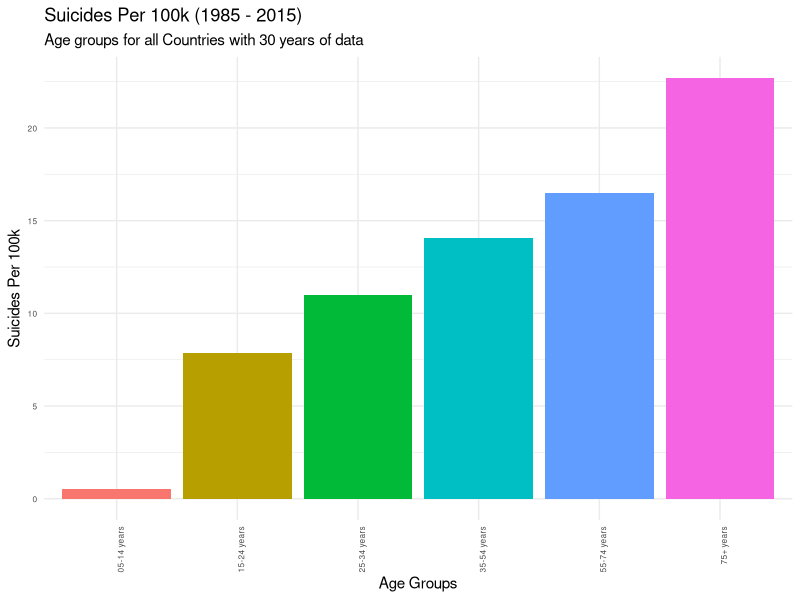
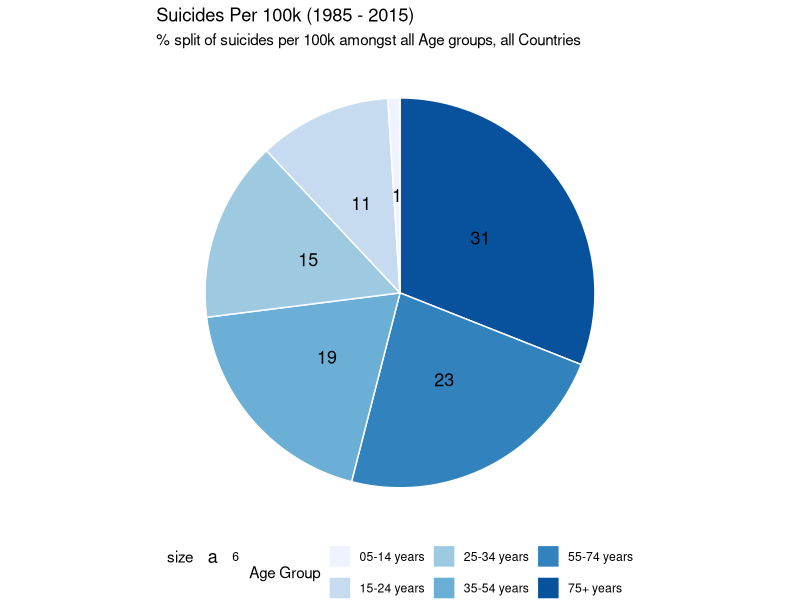
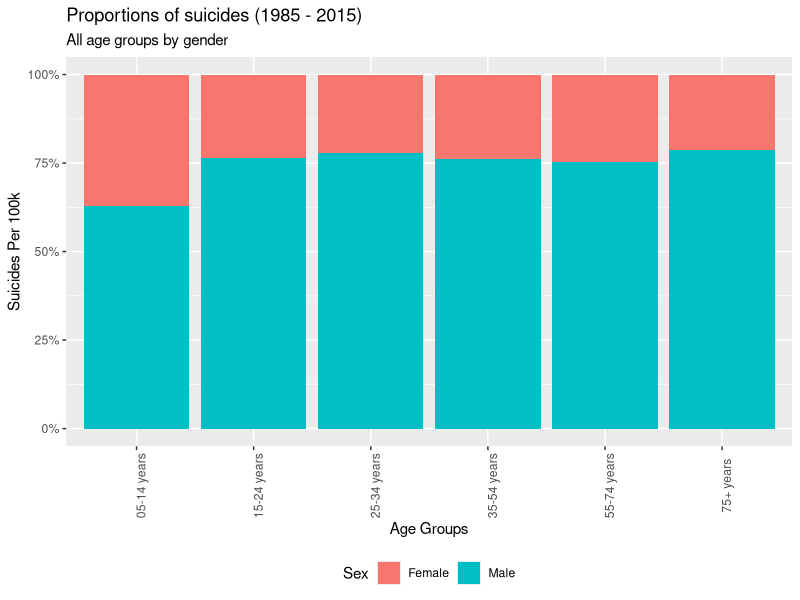
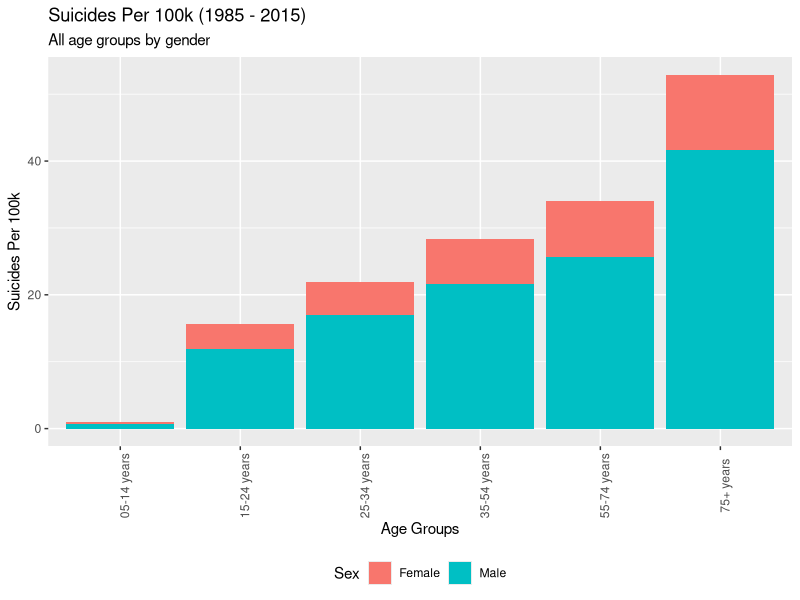
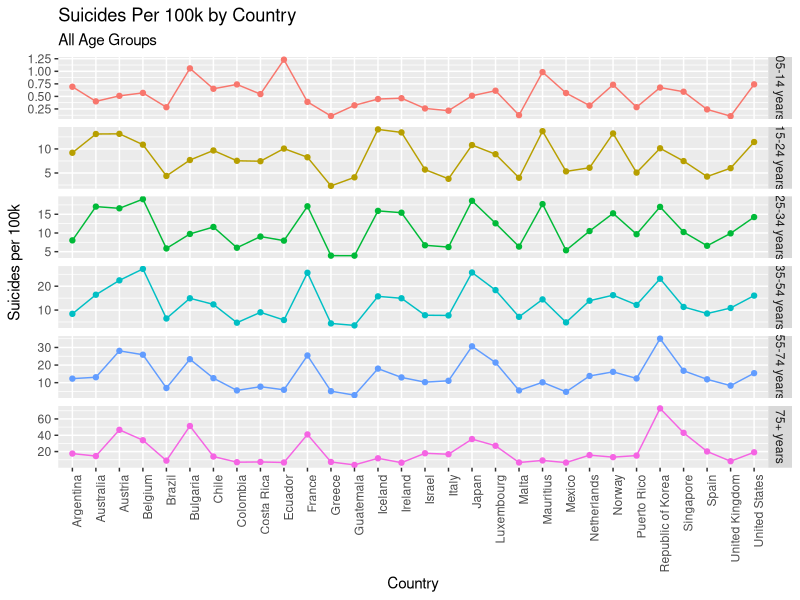
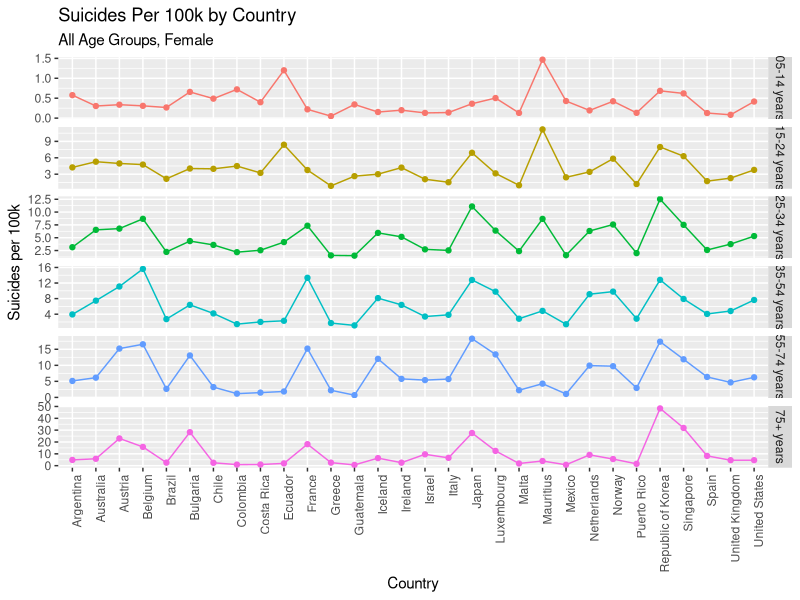
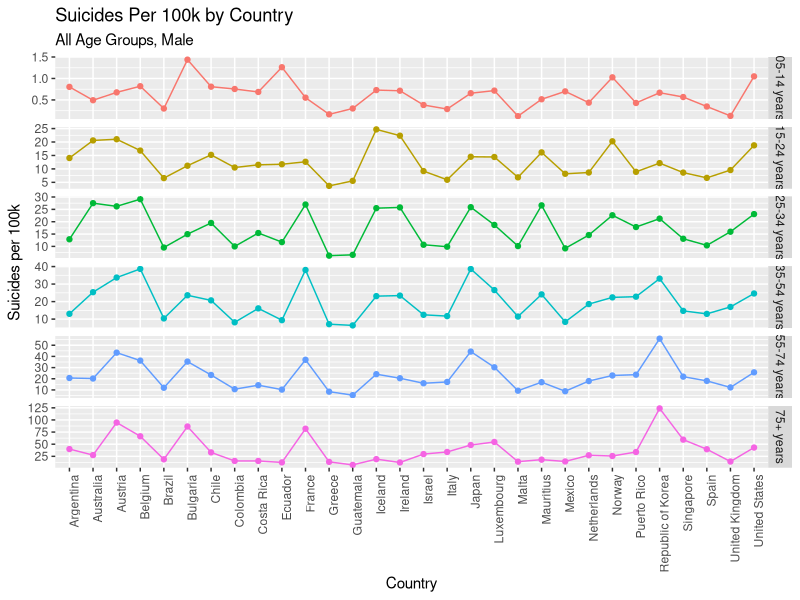
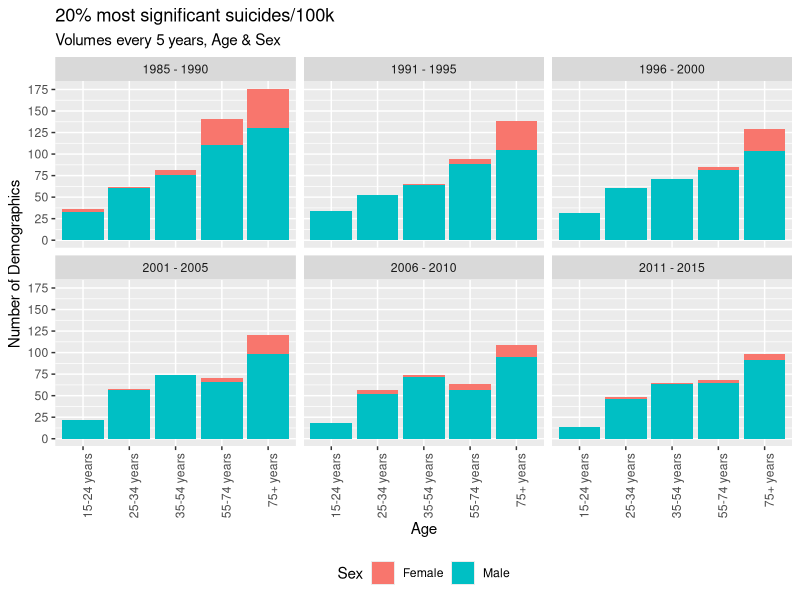

The R script that drew these images, in order:
## Author: Team 49
## Members: rs20acs@herts.ac.uk, pj18aan@herts.ac.uk, vs18abb@herts.ac.uk, dr18abc@herts.ac.uk, zm20abu@herts.ac.uk
## University of Hertfordshire

## References:  
## [1] https://github.com/justmarkham/dplyr-tutorial/blob/master/dplyr-tutorial-2.Rmd#L141

## Load libraries
library(readr) # to load the csv file
library(tidyverse)
## This part of the program loads the kaggle suicide dataset and cleaning.

## Import Suicide Dataset CSV
suicide_dataset <- read.csv("suicide_dataset.csv") ## 27820 observations
raw_data <- suicide_dataset
## Ignore year 2016 as there are not enough observations.Not all countries have
## suicides reported for the year 2016
## Count rows matching year 2016. 160 rows will be removed as part of this step
### View (df %>%
### filter(year == 2016) %>% 
### summarise(cnt = n()))
suicide_dataset <- suicide_dataset %>%
  filter(year != 2016) ## 27660 observation

## Remove any country with less than 30 years of data. This will result in
## 11076 observations and a total of 30 countries with more than 30 years of data.

suicide_dataset<- suicide_dataset %>%
  group_by(country) %>%
  add_tally() %>%
  filter(n >= 360)

## Rename suicide_dataset columns
names(suicide_dataset)[7] <- "SuicidePer100k"
names(suicide_dataset)[8] <- "CountryYear"
names(suicide_dataset)[9] <- "HDI4Year"
names(suicide_dataset)[10] <- "GDP4Year"
names(suicide_dataset)[11] <- "GDPPerCapita"

## Update 5-14 years data with 05-14 years as it causes issues in plotting
suicide_dataset$age[suicide_dataset$age == "5-14 years"] <- "05-14 years"
suicide_dataset$sex[suicide_dataset$sex == "male"] <- "Male"
suicide_dataset$sex[suicide_dataset$sex == "female"] <- "Female"
#View(suicide_dataset)

## Remove GDP and HDI columns as HDI has very few value and we are not interested
## in GDP data
suicide_dataset <- suicide_dataset %>% select(-HDI4Year, 
                                              -GDP4Year, 
                                              -GDPPerCapita, 
                                              -generation,
                                              -n) #this column is added as part of filtering number of years of data

## Calculate global average number of suicides considering countries with  
## 30 years of data  
global_average <- (sum(as.numeric(suicide_dataset$suicides_no)) / 
                  sum(as.numeric(suicide_dataset$population))) * 100000

## Calculate average suicides in Male
suicide_dataset_male <- filter(suicide_dataset, sex == "Male") # 5538 observations
global_average_male <- (sum(as.numeric(suicide_dataset_male$suicides_no)) / 
                          sum(as.numeric(suicide_dataset_male$population))) * 100000

## Calculate average suicides in Female
suicide_dataset_female <- filter(suicide_dataset, sex == "Female") # 5538 observations
global_average_female <- (sum(as.numeric(suicide_dataset_female$suicides_no)) / 
                            sum(as.numeric(suicide_dataset_female$population))) * 100000

## What is the population for a country by year? This question needs to be answered
## as the popoulation column original dataset is for country-year-sex-age combination
population_by_country <- suicide_dataset %>%
  group_by(country, year) %>%
  summarize(population = sum(as.numeric(population)))


############################################################
#Task 1 - Suicide rate per 100k over all age groups
##########################################################

## STEP-1: Calculate global average number of suicides per 100k for all age groups with 30 years of data
suicide_by_age <- suicide_dataset %>%
  group_by(age) %>%
  summarize(n = n(), 
            suicides = sum(as.numeric(suicides_no)), 
            population = sum(as.numeric(population)), 
            suicide_per_100k = (suicides / population) * 100000) %>%
  arrange(suicide_per_100k)

## STEP-2: Rearranging the x axis by ascending order.
suicide_by_age$age <- factor(suicide_by_age$age,
                             levels = rev(suicide_by_age$age[order(-suicide_by_age$suicide_per_100k)]))

## STEP-3: Results (Graph) to show the Suicide rate per 100k over all age groups using bar plot.......
task1 <- ggplot(suicide_by_age, aes(x=age, y=suicide_per_100k, fill = age)) + 
  geom_bar(stat="identity")+ 
  theme_minimal() + 
  theme(axis.text=element_text(size=6)) +
  labs(title="Suicides Per 100k (1985 - 2015)", 
       subtitle = "Age groups for all Countries with 30 years of data",
       x = "Age Groups", 
       y = "Suicides Per 100k") + 
  theme(legend.position = "none") + 
  theme(axis.text.x = element_text(angle = 90, hjust = 1))

################################################################################
#Task 1(A) - Suicide rate per 100k over all age groups (Pie chart)
################################################################################

data <- suicide_by_age %>% 
  arrange(desc(age)) %>%
  mutate(prop = round(suicide_per_100k / sum(suicide_by_age$suicide_per_100k) * 100), 1) %>%
  mutate(ypos = cumsum(prop)- 0.5*prop )

names(data)[1] <- "Age Group"

# Basic piechart
task1A <- ggplot(data, aes(x="", y=prop, fill=`Age Group`)) +
  geom_bar(stat="identity", width=1, color="white") +
  coord_polar("y", start=0) +
  theme_void() + 
  labs(title="Suicides Per 100k (1985 - 2015)", 
       subtitle = "% split of suicides per 100k amongst all Age groups, all Countries") +
  theme(legend.position="bottom") +
  geom_text(aes(y = ypos, label = prop, size=6)) +
  scale_fill_brewer(palette="Blues")

########################################################################################
#Task 2 - Suicide rate/100k over all genders, age groups (Stacked graph to show proportion)
######################################################################################################

## STEP-1: Calculate global average number of suicides per 100k for all gender, age groups with 30 years of data
df_agegroup_gender <- suicide_dataset %>%
  group_by(age, sex) %>%
  summarize(suicide_per_100k = (sum(as.numeric(suicides_no)) / sum(as.numeric(population))) * 100000)

## STEP-2: Results (Graph) to show the Suicide rate per 100k over all genders, age groups using Stacked graph....
task2 <- ggplot(df_agegroup_gender, aes(y = suicide_per_100k, x = age, fill = sex, label = round(suicide_per_100k, digits = 1))) + 
  geom_bar(position = "fill", stat = "identity") +
  scale_y_continuous(labels = scales::percent) +
  labs(title = "Proportions of suicides (1985 - 2015)",
       subtitle = "All age groups by gender", 
       x = "Age Groups", 
       y = "Suicides Per 100k",
       fill = "Sex") + 
  theme(axis.text.x = element_text(angle = 90)) +
  theme(legend.position = "bottom")

################################################################################################################
#Task 3 - Suicide rate/100k over all genders, age groups (Stacked graph to show proportion by absolute numbers)
################################################################################################################

## STEP-1: Results (Graph) to show the Suicide rate per 100k over all genders, age groups using Stacked graph....
task3 <- ggplot(df_agegroup_gender, mapping = aes(x = age, y = suicide_per_100k, fill = sex)) + 
  geom_bar(stat = "identity") +
  labs(title="Suicides Per 100k (1985 - 2015)",
       subtitle = "All age groups by gender",
       x = "Age Groups", 
       y = "Suicides Per 100k",
       fill = "Sex") + 
  theme(axis.text.x = element_text(angle = 90)) +
  theme(legend.position = "bottom")

################################################################################
## Task 5 - Proportions of suicides that are Male & Female, by Country 
################################################################################

## Dataframe for all female demographic
female_age_group_country <- suicide_dataset %>%
  filter(sex == "Female") %>%
  group_by(country, age) %>%
  summarize(suicide_per_100k = (sum(as.numeric(suicides_no)) / sum(as.numeric(population))) * 100000) 

## Dataframe for all male demographic
male_age_group_country <- suicide_dataset %>%
  filter(sex == "Male") %>%
  group_by(country, age) %>%
  summarize(suicide_per_100k = (sum(as.numeric(suicides_no)) / sum(as.numeric(population))) * 100000)

## Dataframe for all demographics
age_country <- suicide_dataset %>%
  group_by(country, age) %>%
  summarize(suicide_per_100k = (sum(as.numeric(suicides_no)) / sum(as.numeric(population))) * 100000) 

## Country by all age groups, female 
task5a <- ggplot(female_age_group_country, aes(x = country, y = suicide_per_100k, col = age, group = 1)) + 
  facet_grid(age ~ ., scales = "free_y") + 
  geom_line() + 
  geom_point() + 
  labs(title = "Suicides Per 100k by Country",
       subtitle = "All Age Groups, Female",
       x = "Country", 
       y = "Suicides per 100k", 
       color = "Age") + 
  theme(legend.position = "none") + 
  theme(axis.text.x = element_text(angle = 90, hjust = 1))

## Country all age groups, male 
task5b <- ggplot(male_age_group_country, aes(x = country, y = suicide_per_100k, col = age, group = 1)) + 
  facet_grid(age ~ ., scales = "free_y") + 
  geom_line() + 
  geom_point() + 
  labs(title = "Suicides Per 100k by Country",
       subtitle = "All Age Groups, Male",
       x = "Country", 
       y = "Suicides per 100k", 
       color = "Age") + 
  theme(legend.position = "none") + 
  theme(axis.text.x = element_text(angle = 90, hjust = 1))

## Country by all age groups (on same scale)
task5c <- ggplot(age_country, aes(x = country, y = suicide_per_100k, col = age, group = 1)) + 
  facet_grid(age ~ ., scales = "free_y") + 
  geom_line() + 
  geom_point() + 
  labs(title = "Suicides Per 100k by Country",
       subtitle = "All Age Groups",
       x = "Country", 
       y = "Suicides per 100k", 
       color = "Age") + 
  theme(legend.position = "none") + 
  theme(axis.text.x = element_text(angle = 90, hjust = 1))

################################################################################
## Task 6 - Suicides rates/100k trends for all age groups every 5 years
################################################################################
top_20percent_suicides <- suicide_dataset %>%
  mutate(suicides_per_100k = suicides_no * 100000 / population) %>%
  arrange(desc(suicides_per_100k)) %>%
  head(n = round(nrow(.) * 20 / 100))

top_20percent_suicides$time <- ifelse(top_20percent_suicides$year <= 1990, "1985 - 1990", 
                                      ifelse(top_20percent_suicides$year <= 1995, "1991 - 1995", 
                                             ifelse(top_20percent_suicides$year <= 2000, "1996 - 2000",
                                                    ifelse(top_20percent_suicides$year <= 2005, "2001 - 2005",
                                                           ifelse(top_20percent_suicides$year <= 2010, "2006 - 2010",
                                                                  "2011 - 2015")))))

task6 <- ggplot(top_20percent_suicides, aes(x = age, fill = sex)) + 
  geom_bar() + 
  labs(title = "20% most significant suicides/100k", 
       subtitle = "Volumes every 5 years, Age & Sex",
       x = "Age", 
       y = "Number of Demographics", 
       fill = "Sex") + 
  facet_wrap(~ time) + 
  scale_y_continuous(breaks = seq(0, 300, 25)) + 
  theme(legend.position = "bottom") + 
  theme(axis.text.x = element_text(angle = 90, hjust = 1))

################################################################################
## Task 7 - Plot Suicide rate/100k "Trend" for each sex and age group
################################################################################
## Dataframe for all female demographic
female_age_group_trend <- suicide_dataset %>%
  filter(sex == "Female") %>%
  group_by(year, age) %>%
  summarize(suicide_per_100k = (sum(as.numeric(suicides_no)) / sum(as.numeric(population))) * 100000) 

## Dataframe for all male demographic
male_age_group_trend <- suicide_dataset %>%
  filter(sex == "Male") %>%
  group_by(year, age) %>%
  summarize(suicide_per_100k = (sum(as.numeric(suicides_no)) / sum(as.numeric(population))) * 100000) 

## Dataframe for all demographics
age_sex_trend <- suicide_dataset %>%
  group_by(year, age, sex) %>%
  summarize(suicide_per_100k = (sum(as.numeric(suicides_no)) / sum(as.numeric(population))) * 100000) 

## Trend plot by all age groups, female
task7a <- ggplot(female_age_group_trend, aes(x = year, y = suicide_per_100k, col = age)) + 
  facet_grid(age ~ ., scales = "free_y") + 
  geom_line() + 
  geom_point() + 
  labs(title = "Trends Over Time",
       subtitle = "All Age Groups, Female",
       x = "Year", 
       y = "Suicides per 100k", 
       color = "Age") + 
  theme(legend.position = "none") + 
  scale_x_continuous(breaks = seq(1985, 2015, 2), minor_breaks = F) 

## Trend plot by all age groups, male
task7b <- ggplot(male_age_group_trend, aes(x = year, y = suicide_per_100k, col = age)) + 
  facet_grid(age ~ ., scales = "free_y") + 
  geom_line() + 
  geom_point() + 
  labs(title = "Trends Over Time",
       subtitle = "All Age Groups, Male",
       x = "Year", 
       y = "Suicides per 100k", 
       color = "Age") + 
  theme(legend.position = "none") + 
  scale_x_continuous(breaks = seq(1985, 2015, 2), minor_breaks = F) 

## Trend plot by all age groups, genders (on same scale)
task7c <- ggplot(age_sex_trend, aes(x = year, y = suicide_per_100k, col = age)) + 
  #facet_grid(age ~ ., scales = "free_y") + 
  geom_line() + 
  geom_point() + 
  labs(title = "Trends Over Time",
       subtitle = "All Age Groups & Sex (Same Scale)",
       x = "Year", 
       y = "Suicides per 100k", 
       color = "Age") + 
  theme(legend.position = "none") + 
  scale_x_continuous(breaks = seq(1985, 2015, 2), minor_breaks = F) +
  facet_grid(age~sex) +
  theme(axis.text.x = element_text(angle = 90, hjust = 1))

################################################################################
## Task 9 - Suicides rates per 100k trends over the years
################################################################################
suicide_dataset_overyear <- suicide_dataset %>%
  group_by(year) %>%
  summarize(population = sum(population), 
            suicides = sum(suicides_no), 
            suicides_per_100k = (suicides / population) * 100000)
  
task9 <- ggplot(suicide_dataset_overyear, aes(x = year, y = suicides_per_100k)) + 
  geom_line(col = "#0072B2", size = 1) + 
  geom_point(col = "#0072B2", size = 2) + 
  geom_hline(yintercept = global_average, linetype = 2, color = "#000000", size = 1) +
  labs(title = "Global Suicides (per 100k)",
       subtitle = "Trend over time, 1985 - 2015.",
       x = "Year", 
       y = "Suicides per 100k") + 
  scale_x_continuous(breaks = seq(1985, 2015, 2))

################################################################################################################
#Task 4 - Collecting all the plots and putting then in a visualization.pdf file
################################################################################################################

pdf("visualization.pdf")
print(task1)
print(task1A)
print(task2)
print(task3)
print(task5c)
print(task5a)
print(task5b)
print(task6)
print(task7a)
print(task7b)
print(task7c)
print(task9)
dev.off()


################################################################################
## Create png for Final Report
################################################################################
png ("Suicide rate per 100k for all age groups.png")
print(task1)
dev.off()
png ("Suicide rate per 100k for all age groups (pie chart).png")
print(task1A)
dev.off()
png ("Suicide rate per 100k over all genders for all age groups (Stacked graph to show proportion).png")
print(task2)
dev.off()
png ("Suicide rate per 100k over all genders for all age groups (Stacked graph to show proportion by absolute numbers).png")
print(task3)
dev.off()
png ("Country plot by all age groups for females.png")
print(task5a)
dev.off()
png ("Country plot by all age groups for males.png")
print(task5b)
dev.off()
png ("Country plot by all age groups (on same scale).png")
print(task5c)
dev.off()
png ("Suicides rates per 100k trends for all age groups every 5 years.png")
print(task6)
dev.off()
png ("Trend plot by all age groups for females.png")
print(task7a)
dev.off()
png ("Trend plot by all age groups for males.png")
print(task7b)
dev.off()
png ("Trend plot by all age groups for all genders (on same scale).png")
print(task7c)
dev.off()
png ("Suicides rates per 100k trends over the years.png")
print(task9)
dev.off()
